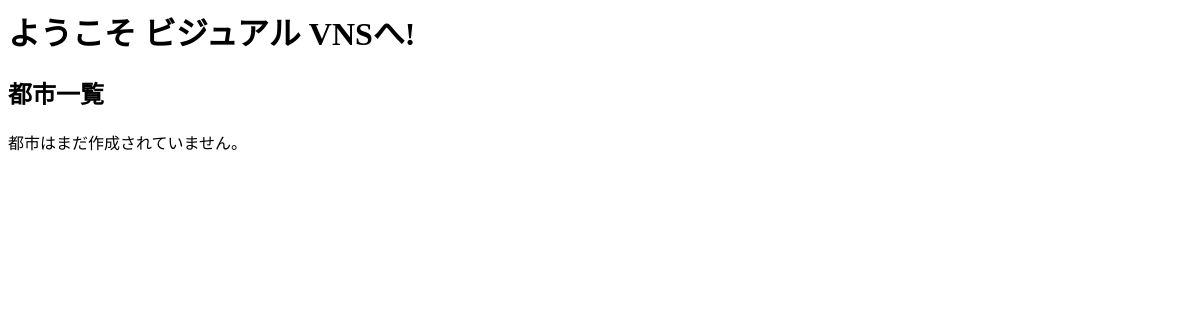
The app's page /, older data.
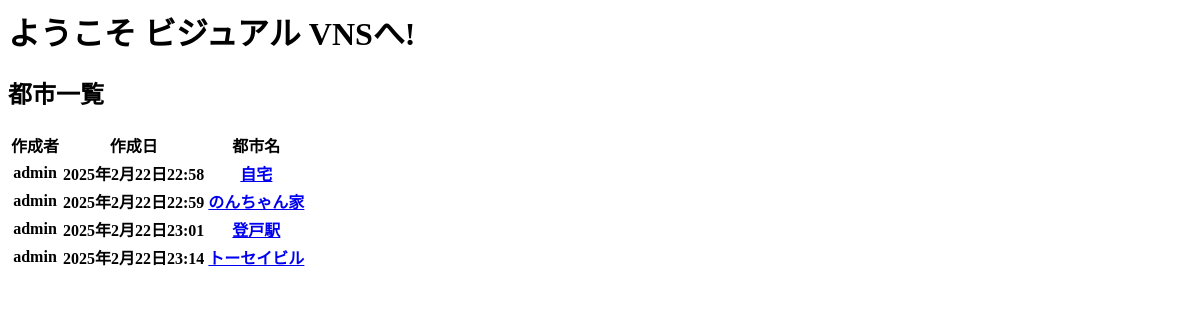
The same page, newer data.
### cities/models.py (models this page shows, shortened)
class City(models.Model):
    city_name = models.CharField('タイトル', max_length=128)
    address = models.TextField('住所', blank=True)
    description = models.TextField('備考', blank=True)
    salesman = models.ManyToManyField(Salesman, related_name='salesman', related_query_name='to_salesman')
    created_by = models.ForeignKey(settings.AUTH_USER_MODEL, verbose_name="作成者", on_delete=models.CASCADE)
    created_at = models.DateTimeField("作成日", auto_now_add=True)
    update_at = models.DateTimeField("更新日", auto_now=True)

### cities/views.py (the view)
# urls.py: path("", top, name='top'),
def top(request):
    cities = City.objects.all()
    context = {"cities": cities}
    return render(request, "cities/top.html", context)

### cities/templates/cities/top.html (shortened to what this page needs)
<html>
    <head>
    </head>
    <body>
        <h1>ようこそ ビジュアル VNSへ!</h1>
        <h2>都市一覧</h2>
        {% if cities %}
        <table class="table">
            <thead>
                <tr>
                    <th>作成者</th>
                    <th>作成日</th>
                    <th>都市名</th>
                </tr>
            </thead>
            <tbody>
                {% for city in cities %}
                <tr>
                    <th>{{ city.created_by.username }}</th>
                    <th>{{ city.created_at }}</th>
                    <th><a href="{% url 'city_detail' city.id %}">{{ city.city_name }}</a></th>
                </tr>
                {% endfor %}
            </tbody>
        </table>
        {% else %}
        <p>都市はまだ作成されていません。</p>
        {% endif %}
    </body>
</html>

Row changes from the older to the newer data that the page shows:
added City: created_by.username "admin", created_at "2025年2月22日22:58", city_name "自宅"
added City: created_by.username "admin", created_at "2025年2月22日22:59", city_name "のんちゃん家"
added City: created_by.username "admin", created_at "2025年2月22日23:01", city_name "登戸駅"
added City: created_by.username "admin", created_at "2025年2月22日23:14", city_name "トーセイビル"
Text that changed along with them:
text no longer shown: "都市はまだ作成されていません。"
text now shown: "作成者 作成日 都市名"
